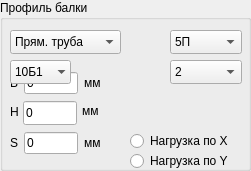
   <widget class="QGroupBox" name="groupBox_3">
    <property name="geometry">
     <rect>
      <x>20</x>
      <y>250</y>
      <width>251</width>
      <height>171</height>
     </rect>
    </property>
    <property name="title">
     <string>Профиль балки</string>
    </property>
    <widget class="QComboBox" name="section_beam_">
     <property name="geometry">
      <rect>
       <x>10</x>
       <y>30</y>
       <width>111</width>
       <height>24</height>
      </rect>
     </property>
     <property name="maxVisibleItems">
      <number>6</number>
     </property>
     <item>
      <property name="text">
       <string>Прям. труба</string>
      </property>
     </item>
     <item>
      <property name="text">
       <string>Квадратная труба</string>
      </property>
     </item>
     <item>
      <property name="text">
       <string>Круглая труба</string>
      </property>
     </item>
     <item>
      <property name="text">
       <string>Круг</string>
      </property>
     </item>
     <item>
      <property name="text">
       <string>Квадрат</string>
      </property>
     </item>
     <item>
      <property name="text">
       <string>Полоса</string>
      </property>
     </item>
     <item>
      <property name="text">
       <string>Двутавр</string>
      </property>
     </item>
     <item>
      <property name="text">
       <string>Швеллер</string>
      </property>
     </item>
     <item>
      <property name="text">
       <string>Уголок</string>
      </property>
     </item>
    </widget>
    <widget class="QLabel" name="section_image_">
     <property name="geometry">
      <rect>
       <x>127</x>
       <y>17</y>
       <width>115</width>
       <height>115</height>
      </rect>
     </property>
     <property name="text">
      <string/>
     </property>
     <property name="pixmap">
      <pixmap>:/new/prefix1/image_module/square_pipe.jpg</pixmap>
     </property>
     <property name="scaledContents">
      <bool>false</bool>
     </property>
    </widget>
    <widget class="QRadioButton" name="load_x_">
     <property name="geometry">
      <rect>
       <x>130</x>
       <y>130</y>
       <width>101</width>
       <height>22</height>
      </rect>
     </property>
     <property name="text">
      <string>Нагрузка по X</string>
     </property>
    </widget>
    <widget class="QRadioButton" name="load_y_">
     <property name="geometry">
      <rect>
       <x>130</x>
       <y>150</y>
       <width>101</width>
       <height>22</height>
      </rect>
     </property>
     <property name="text">
      <string>Нагрузка по Y</string>
     </property>
    </widget>
    <widget class="QWidget" name="layoutWidget_3">
     <property name="geometry">
      <rect>
       <x>10</x>
       <y>70</y>
       <width>91</width>
       <height>26</height>
      </rect>
     </property>
     <layout class="QHBoxLayout" name="horizontalLayout_3">
      <item>
       <widget class="QLabel" name="section_scale_B_">
        <property name="text">
         <string>B</string>
        </property>
       </widget>
      </item>
      <item>
       <widget class="QLineEdit" name="section_size_B_">
        <property name="text">
         <string>0</string>
        </property>
       </widget>
      </item>
      <item>
       <widget class="QLabel" name="section_millimeters_B_">
        <property name="text">
         <string>&lt;html&gt;&lt;head/&gt;&lt;body&gt;&lt;p&gt;мм&lt;/p&gt;&lt;/body&gt;&lt;/html&gt;</string>
        </property>
       </widget>
      </item>
     </layout>
    </widget>
    <widget class="QWidget" name="layoutWidget_5">
     <property name="geometry">
      <rect>
       <x>10</x>
       <y>130</y>
       <width>91</width>
       <height>26</height>
      </rect>
     </property>
     <layout class="QHBoxLayout" name="horizontalLayout_5">
      <item>
       <widget class="QLabel" name="section_scale_S_">
        <property name="text">
         <string>S</string>
        </property>
       </widget>
      </item>
      <item>
       <widget class="QLineEdit" name="section_size_S_">
        <property name="text">
         <string>0</string>
        </property>
       </widget>
      </item>
      <item>
       <widget class="QLabel" name="section_millimeters_S_">
        <property name="text">
         <string>&lt;html&gt;&lt;head/&gt;&lt;body&gt;&lt;p&gt;мм&lt;/p&gt;&lt;/body&gt;&lt;/html&gt;</string>
        </property>
       </widget>
      </item>
     </layout>
    </widget>
    <widget class="QComboBox" name="standart_profile_channel_">
     <property name="geometry">
      <rect>
       <x>170</x>
       <y>30</y>
       <width>72</width>
       <height>24</height>
      </rect>
     </property>
     <property name="maxVisibleItems">
      <number>5</number>
     </property>
     <item>
      <property name="text">
       <string>5П</string>
      </property>
     </item>
     <item>
      <property name="text">
       <string>6.5П</string>
      </property>
     </item>
     <item>
      <property name="text">
       <string>8П </string>
      </property>
     </item>
     <item>
      <property name="text">
       <string>10П</string>
      </property>
     </item>
     <item>
      <property name="text">
       <string>12П</string>
      </property>
     </item>
     <item>
      <property name="text">
       <string>14П</string>
      </property>
     </item>
     <item>
      <property name="text">
       <string>16П</string>
      </property>
     </item>
     <item>
      <property name="text">
       <string>16аП</string>
      </property>
     </item>
     <item>
      <property name="text">
       <string>18П</string>
      </property>
     </item>
     <item>
      <property name="text">
       <string>18аП</string>
      </property>
     </item>
     <item>
      <property name="text">
       <string>20П</string>
      </property>
     </item>
     <item>
      <property name="text">
       <string>22П</string>
      </property>
     </item>
     <item>
      <property name="text">
       <string>24П</string>
      </property>
     </item>
     <item>
      <property name="text">
       <string>27П </string>
      </property>
     </item>
     <item>
      <property name="text">
       <string>30П</string>
      </property>
     </item>
     <item>
      <property name="text">
       <string>33П</string>
      </property>
     </item>
     <item>
      <property name="text">
       <string>36П</string>
      </property>
     </item>
     <item>
      <property name="text">
       <string>40П</string>
      </property>
     </item>
    </widget>
    <widget class="QComboBox" name="standart_profile_corner_">
     <property name="geometry">
      <rect>
       <x>170</x>
       <y>60</y>
       <width>72</width>
       <height>24</height>
      </rect>
     </property>
     <property name="maxVisibleItems">
      <number>5</number>
     </property>
     <property name="insertPolicy">
      <enum>QComboBox::InsertAtBottom</enum>
     </property>
     <item>
      <property name="text">
       <string>2</string>
      </property>
     </item>
     <item>
      <property name="text">
       <string>2.5</string>
      </property>
     </item>
     <item>
      <property name="text">
       <string>2.8</string>
      </property>
     </item>
     <item>
      <property name="text">
       <string>3</string>
      </property>
     </item>
     <item>
      <property name="text">
       <string>3,2</string>
      </property>
     </item>
     <item>
      <property name="text">
       <string>3,5</string>
      </property>
     </item>
     <item>
      <property name="text">
       <string>4</string>
      </property>
     </item>
     <item>
      <property name="text">
       <string>4,5</string>
      </property>
     </item>
     <item>
      <property name="text">
       <string>5</string>
      </property>
     </item>
     <item>
      <property name="text">
       <string>5,6</string>
      </property>
     </item>
     <item>
      <property name="text">
       <string>6,3</string>
      </property>
     </item>
     <item>
      <property name="text">
       <string>7</string>
      </property>
     </item>
     <item>
      <property name="text">
       <string>7,5</string>
      </property>
     </item>
     <item>
      <property name="text">
       <string>8</string>
      </property>
     </item>
     <item>
      <property name="text">
       <string>9</string>
      </property>
     </item>
     <item>
      <property name="text">
       <string>10</string>
      </property>
     </item>
     <item>
      <property name="text">
       <string>11</string>
      </property>
     </item>
     <item>
      <property name="text">
       <string>12,5</string>
      </property>
     </item>
     <item>
      <property name="text">
       <string>14</string>
      </property>
     </item>
     <item>
      <property name="text">
       <string>16</string>
      </property>
     </item>
     <item>
      <property name="text">
       <string>18</string>
      </property>
     </item>
     <item>
      <property name="text">
       <string>20</string>
      </property>
     </item>
     <item>
      <property name="text">
       <string>22</string>
      </property>
     </item>
     <item>
      <property name="text">
       <string>25</string>
      </property>
     </item>
    </widget>
    <widget class="QComboBox" name="standart_profile_Ibeam_">
     <property name="geometry">
      <rect>
       <x>10</x>
       <y>60</y>
       <width>61</width>
       <height>24</height>
      </rect>
     </property>
     <property name="maxVisibleItems">
      <number>5</number>
     </property>
     <property name="frame">
      <bool>false</bool>
     </property>
     <item>
      <property name="text">
       <string>10Б1</string>
      </property>
     </item>
     <item>
      <property name="text">
       <string>12Б1</string>
      </property>
     </item>
     <item>
      <property name="text">
       <string>12Б2</string>
      </property>
     </item>
     <item>
      <property name="text">
       <string>14Б1</string>
      </property>
     </item>
     <item>
      <property name="text">
       <string>14Б2</string>
      </property>
     </item>
     <item>
      <property name="text">
       <string>16Б1</string>
      </property>
     </item>
     <item>
      <property name="text">
       <string>16Б2</string>
      </property>
     </item>
     <item>
      <property name="text">
       <string>18Б1</string>
      </property>
     </item>
     <item>
      <property name="text">
       <string>18Б2</string>
      </property>
     </item>
     <item>
      <property name="text">
       <string>20Б0</string>
      </property>
     </item>
     <item>
      <property name="text">
       <string>20Б1</string>
      </property>
     </item>
     <item>
      <property name="text">
       <string>20Б2</string>
      </property>
     </item>
     <item>
      <property name="text">
       <string>20БЗ</string>
      </property>
     </item>
     <item>
      <property name="text">
       <string>25Б1</string>
      </property>
     </item>
     <item>
      <property name="text">
       <string>25Б2</string>
      </property>
     </item>
     <item>
      <property name="text">
       <string>25БЗ</string>
      </property>
     </item>
     <item>
      <property name="text">
       <string>25Б4</string>
      </property>
     </item>
     <item>
      <property name="text">
       <string>30Б1</string>
      </property>
     </item>
     <item>
      <property name="text">
       <string>30Б2</string>
      </property>
     </item>
     <item>
      <property name="text">
       <string>ЗОБЗ</string>
      </property>
     </item>
     <item>
      <property name="text">
       <string>30Б4</string>
      </property>
     </item>
     <item>
      <property name="text">
       <string>35Б1</string>
      </property>
     </item>
     <item>
      <property name="text">
       <string>35Б2</string>
      </property>
     </item>
     <item>
      <property name="text">
       <string>35БЗ</string>
      </property>
     </item>
     <item>
      <property name="text">
       <string>35Б4</string>
      </property>
     </item>
     <item>
      <property name="text">
       <string>40Б1</string>
      </property>
     </item>
     <item>
      <property name="text">
       <string>40Б2</string>
      </property>
     </item>
     <item>
      <property name="text">
       <string>40БЗ</string>
      </property>
     </item>
     <item>
      <property name="text">
       <string>40Б4</string>
      </property>
     </item>
     <item>
      <property name="text">
       <string>45Б1</string>
      </property>
     </item>
     <item>
      <property name="text">
       <string>45Б2</string>
      </property>
     </item>
     <item>
      <property name="text">
       <string>45БЗ</string>
      </property>
     </item>
     <item>
      <property name="text">
       <string>45Б4</string>
      </property>
     </item>
     <item>
      <property name="text">
       <string>50Б1</string>
      </property>
     </item>
     <item>
      <property name="text">
       <string>50Б2</string>
      </property>
     </item>
     <item>
      <property name="text">
       <string>50БЗ</string>
      </property>
     </item>
     <item>
      <property name="text">
       <string>50Б4</string>
      </property>
     </item>
     <item>
      <property name="text">
       <string>50Б5</string>
      </property>
     </item>
     <item>
      <property name="text">
       <string>55Б1</string>
      </property>
     </item>
     <item>
      <property name="text">
       <string>55Б2</string>
      </property>
     </item>
     <item>
      <property name="text">
       <string>55БЗ</string>
      </property>
     </item>
     <item>
      <property name="text">
       <string>55Б4</string>
      </property>
     </item>
     <item>
      <property name="text">
       <string>60Б1</string>
      </property>
     </item>
     <item>
      <property name="text">
       <string>60Б2</string>
      </property>
     </item>
     <item>
      <property name="text">
       <string>60БЗ</string>
      </property>
     </item>
     <item>
      <property name="text">
       <string>60Б4</string>
      </property>
     </item>
     <item>
      <property name="text">
       <string>70Б1</string>
      </property>
     </item>
     <item>
      <property name="text">
       <string>70Б2</string>
      </property>
     </item>
     <item>
      <property name="text">
       <string>70БЗ</string>
      </property>
     </item>
     <item>
      <property name="text">
       <string>70Б4</string>
      </property>
     </item>
    </widget>
    <widget class="QLabel" name="section_millimeters_H_">
     <property name="geometry">
      <rect>
       <x>82</x>
       <y>103</y>
       <width>18</width>
       <height>16</height>
      </rect>
     </property>
     <property name="text">
      <string>&lt;html&gt;&lt;head/&gt;&lt;body&gt;&lt;p&gt;мм&lt;/p&gt;&lt;/body&gt;&lt;/html&gt;</string>
     </property>
    </widget>
    <widget class="QLabel" name="section_scale_H_">
     <property name="geometry">
      <rect>
       <x>10</x>
       <y>104</y>
       <width>16</width>
       <height>16</height>
      </rect>
     </property>
     <property name="text">
      <string>H</string>
     </property>
    </widget>
    <widget class="QLineEdit" name="section_size_H_">
     <property name="geometry">
      <rect>
       <x>23</x>
       <y>101</y>
       <width>54</width>
       <height>24</height>
      </rect>
     </property>
     <property name="text">
      <string>0</string>
     </property>
    </widget>
   </widget>
